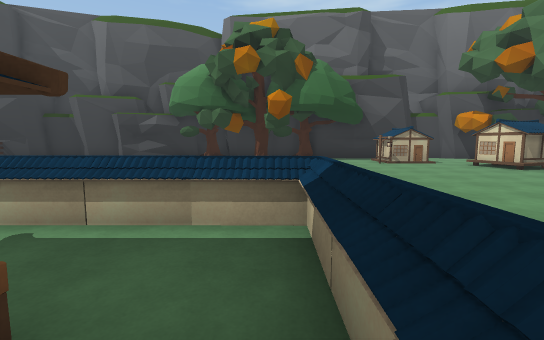
View 1 (above)

23 first-person views from a walk through a Unity game level. The camera is 1.5 m above the floor, tilts 6° down and sees 90° across. The floor is counted in squares, 2 m on a side. Each view is taken from the middle of a square. On the plan, view 1 faces up. The plan holds only what a view shows up to about 10 squares ahead; the rest is blank. The place goes on beyond the plan. The player character is not drawn. Some animated figures are not drawn.

View 2
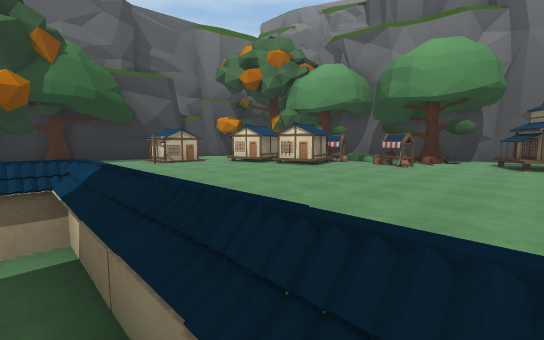

View 3
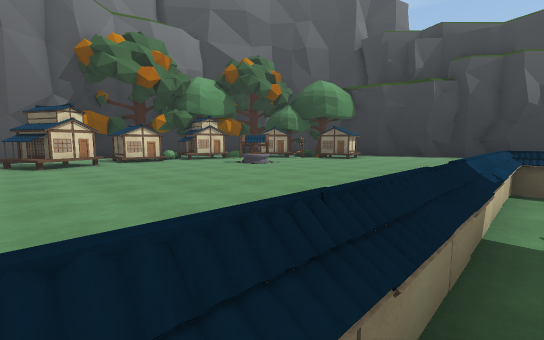

View 4
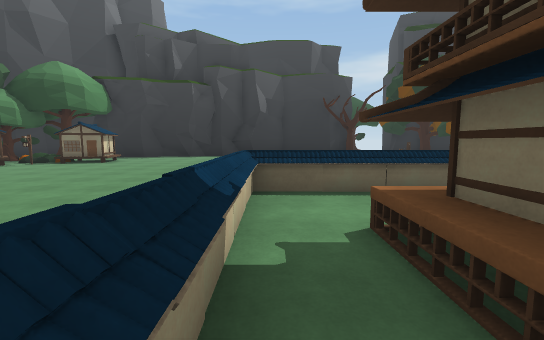

View 5
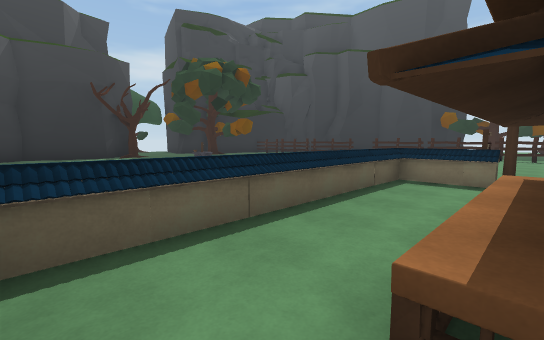

View 6
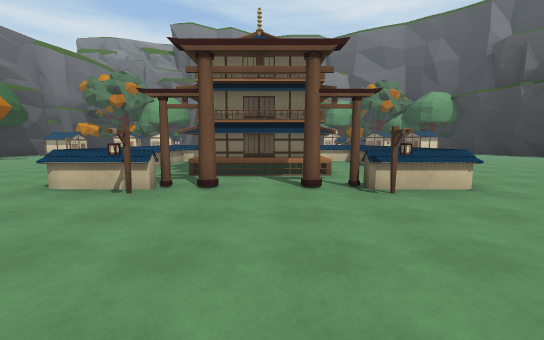

View 7
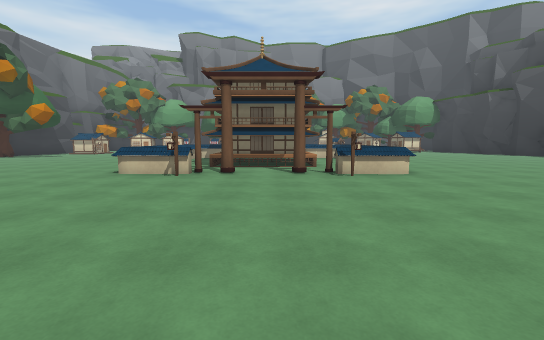

View 8
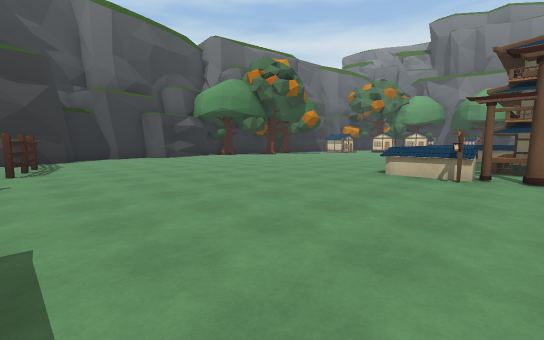

View 9
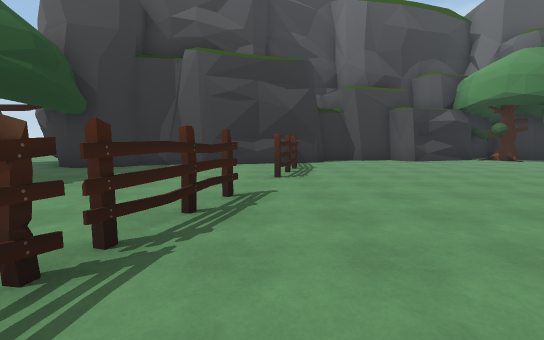

View 10
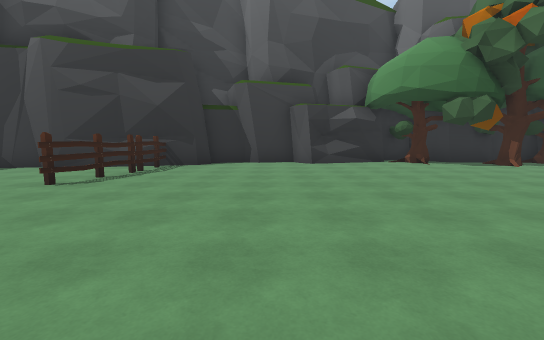

View 11
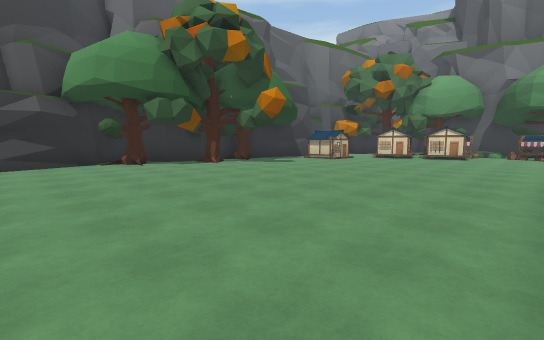

View 12
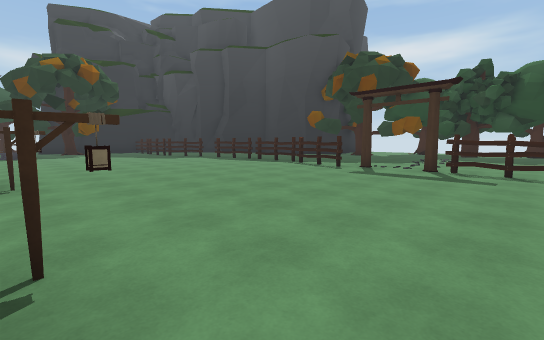

View 13
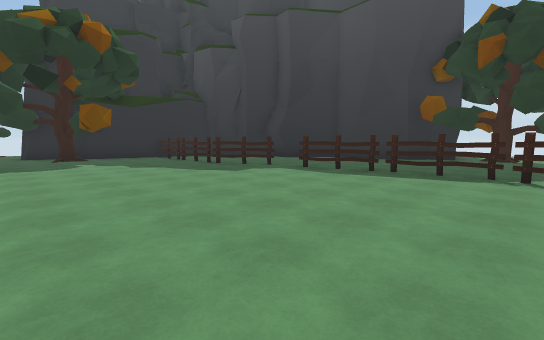

View 14
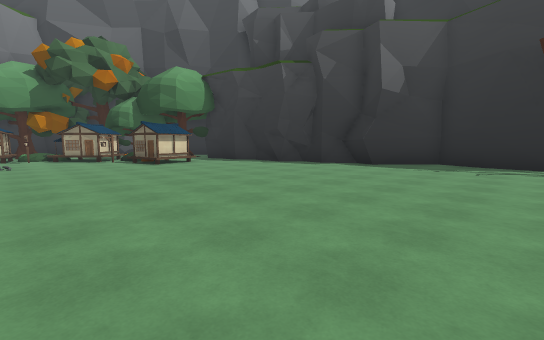

View 15
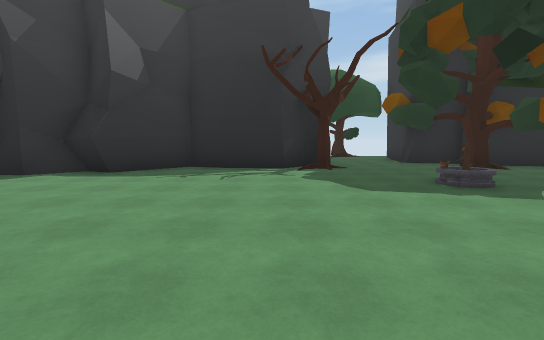

View 16
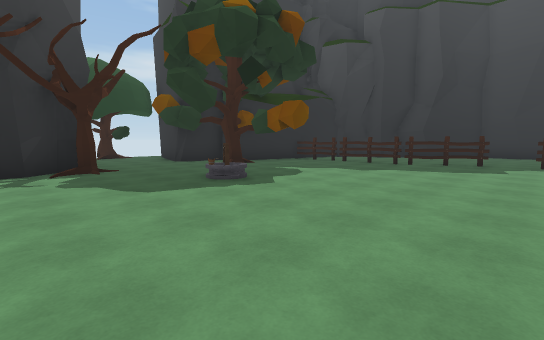

View 17
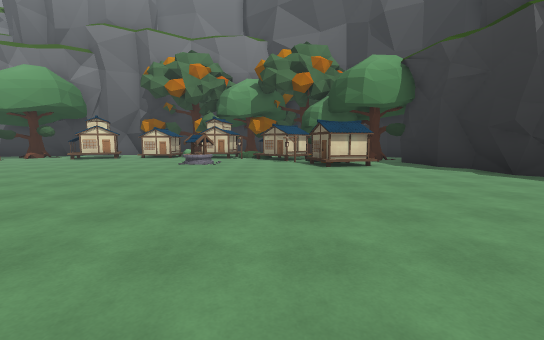

View 18
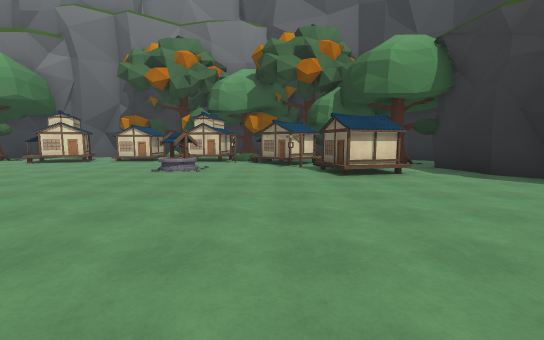

View 19
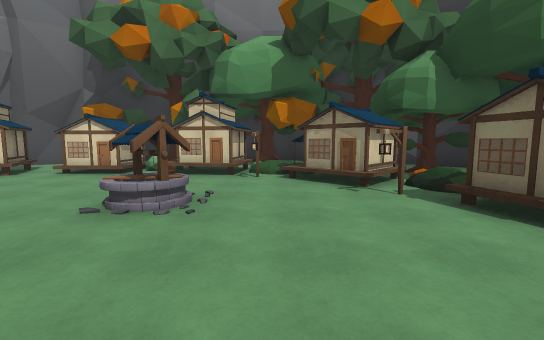

View 20
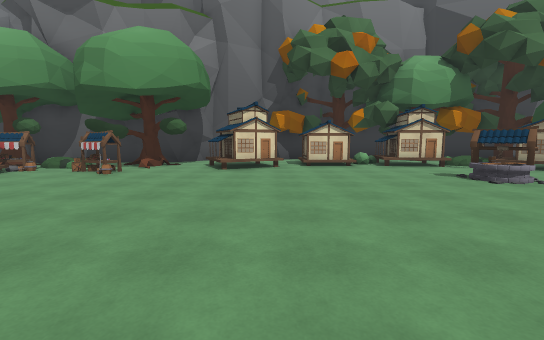

View 21
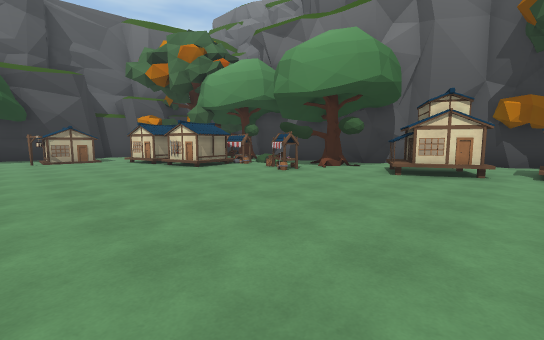

View 22
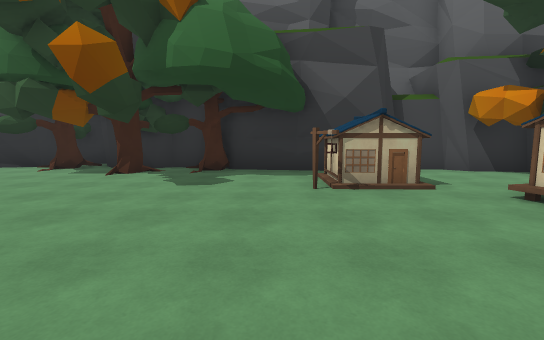

View 23
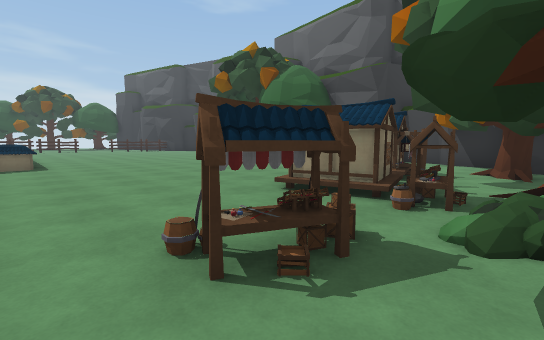

### Floor plan
Key: @ floor where view 1 was taken; # wall or solid block; x gap in a wall; . floor; / step, stairs or slope; = window, fence, low wall or low ledge; ^ raised ledge; H house; L lantern; B bush; W well; T tree; O other object.
Columns run from 14 left of view 1 to 14 right of it. Each row starts with its distance up from view 1.
 14           ##
 13    ################ ###
 12  ###..........x.#.###.###
 11 ##.#..........#.... ....#
 10 ..................HH....#
  9 ..OO..............L..H..x
  8 ..O..................HH./
  7 .....................HL./##
  6 .....................HHO..#
  5 .O...................H.OB.#
  4 .O........................#
  3 .O.......=======......OO#x##
  2 .O.......=.....=...........#
  1 #.......L##....=........H..#
  0 #........#^# ^@=........HH.#
 -1 #O........^^ #.=........H..##
 -2 .O........^##^.= ........H..#
 -3 O.......L......=.........H
 -4 #.......#======#.........B
 -5 #..........    ......W...H.
 -6 O....................W..HH.
 -7 .O......................L .#
 -8 .O.....................HH
 -9 ......................LHH
-10 .O..................HHB O ##
-11 ..O..................H. O .#
-12  .#....................#...#
-13   #.....W...........###.. #
-14    ..............####
-15     ...........###
-16    #.#....T#####
-17    ###....
-18      ##...

Where each view was taken, in squares from view 1:
view 1: 0 up, 0 right, facing up
view 2: 0 up, 0 right, facing up-right
view 3: 1 up, 0 right, facing down-right
view 4: 0 up, 0 right, facing down
view 5: 2 down, 0 right, facing down-left
view 6: 1 down, 10 left, facing right
view 7: 1 down, 12 left, facing right
view 8: 0 up, 12 left, facing up-right
view 9: 2 up, 12 left, facing up
view 10: 3 up, 8 left, facing up
view 11: 3 up, 6 left, facing up-right
view 12: 3 up, 6 left, facing down-left
view 13: 3 down, 7 left, facing down-left
view 14: 6 down, 3 left, facing down-right
view 15: 8 down, 3 left, facing down
view 16: 8 down, 3 left, facing down-left
view 17: 8 down, 2 left, facing right
view 18: 8 down, 0 right, facing right
view 19: 7 down, 4 right, facing right
view 20: 1 down, 2 right, facing right
view 21: 2 down, 3 right, facing up-right
view 22: 5 up, 3 right, facing up
view 23: 2 up, 10 right, facing up-left
